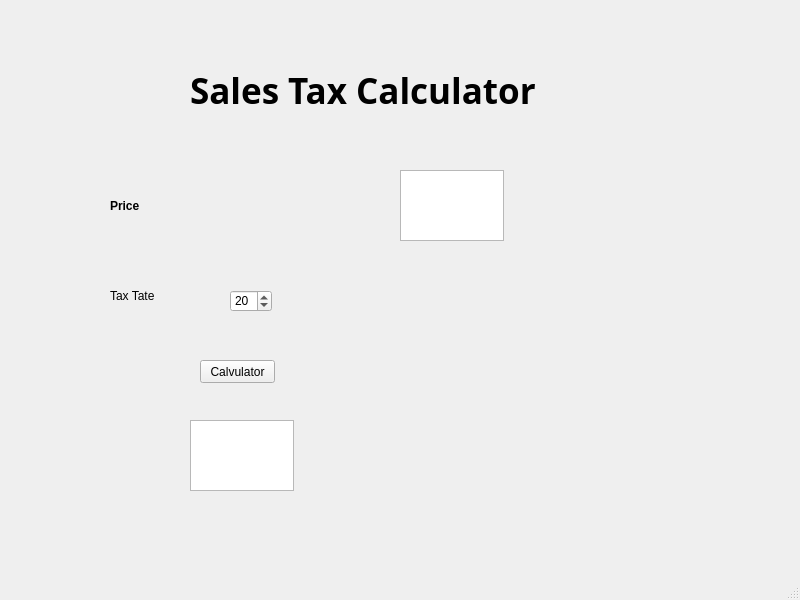
<?xml version="1.0" encoding="UTF-8"?>
<ui version="4.0">
 <class>MainWindow</class>
 <widget class="QMainWindow" name="MainWindow">
  <property name="geometry">
   <rect>
    <x>0</x>
    <y>0</y>
    <width>800</width>
    <height>600</height>
   </rect>
  </property>
  <property name="windowTitle">
   <string>MainWindow</string>
  </property>
  <widget class="QWidget" name="centralwidget">
   <widget class="QLabel" name="label">
    <property name="geometry">
     <rect>
      <x>190</x>
      <y>50</y>
      <width>421</width>
      <height>81</height>
     </rect>
    </property>
    <property name="font">
     <font>
      <family>微软雅黑</family>
     </font>
    </property>
    <property name="text">
     <string>&lt;html&gt;&lt;head/&gt;&lt;body&gt;&lt;p&gt;&lt;span style=&quot; font-size:26pt; font-weight:600;&quot;&gt;Sales Tax Calculator&lt;/span&gt;&lt;/p&gt;&lt;/body&gt;&lt;/html&gt;</string>
    </property>
   </widget>
   <widget class="QTextEdit" name="price_box">
    <property name="geometry">
     <rect>
      <x>400</x>
      <y>170</y>
      <width>104</width>
      <height>71</height>
     </rect>
    </property>
   </widget>
   <widget class="QLabel" name="label_2">
    <property name="geometry">
     <rect>
      <x>110</x>
      <y>200</y>
      <width>54</width>
      <height>12</height>
     </rect>
    </property>
    <property name="font">
     <font>
      <weight>75</weight>
      <bold>true</bold>
     </font>
    </property>
    <property name="text">
     <string>Price</string>
    </property>
   </widget>
   <widget class="QSpinBox" name="tax_rate">
    <property name="geometry">
     <rect>
      <x>230</x>
      <y>290</y>
      <width>42</width>
      <height>22</height>
     </rect>
    </property>
    <property name="value">
     <number>20</number>
    </property>
   </widget>
   <widget class="QLabel" name="label_3">
    <property name="geometry">
     <rect>
      <x>110</x>
      <y>290</y>
      <width>54</width>
      <height>12</height>
     </rect>
    </property>
    <property name="text">
     <string>Tax Tate</string>
    </property>
   </widget>
   <widget class="QPushButton" name="calx_tax_button">
    <property name="geometry">
     <rect>
      <x>200</x>
      <y>360</y>
      <width>75</width>
      <height>23</height>
     </rect>
    </property>
    <property name="text">
     <string>Calvulator</string>
    </property>
   </widget>
   <widget class="QTextEdit" name="results_window">
    <property name="geometry">
     <rect>
      <x>190</x>
      <y>420</y>
      <width>104</width>
      <height>71</height>
     </rect>
    </property>
   </widget>
  </widget>
  <widget class="QMenuBar" name="menubar">
   <property name="geometry">
    <rect>
     <x>0</x>
     <y>0</y>
     <width>800</width>
     <height>23</height>
    </rect>
   </property>
  </widget>
  <widget class="QStatusBar" name="statusbar"/>
 </widget>
 <resources/>
 <connections/>
</ui>
